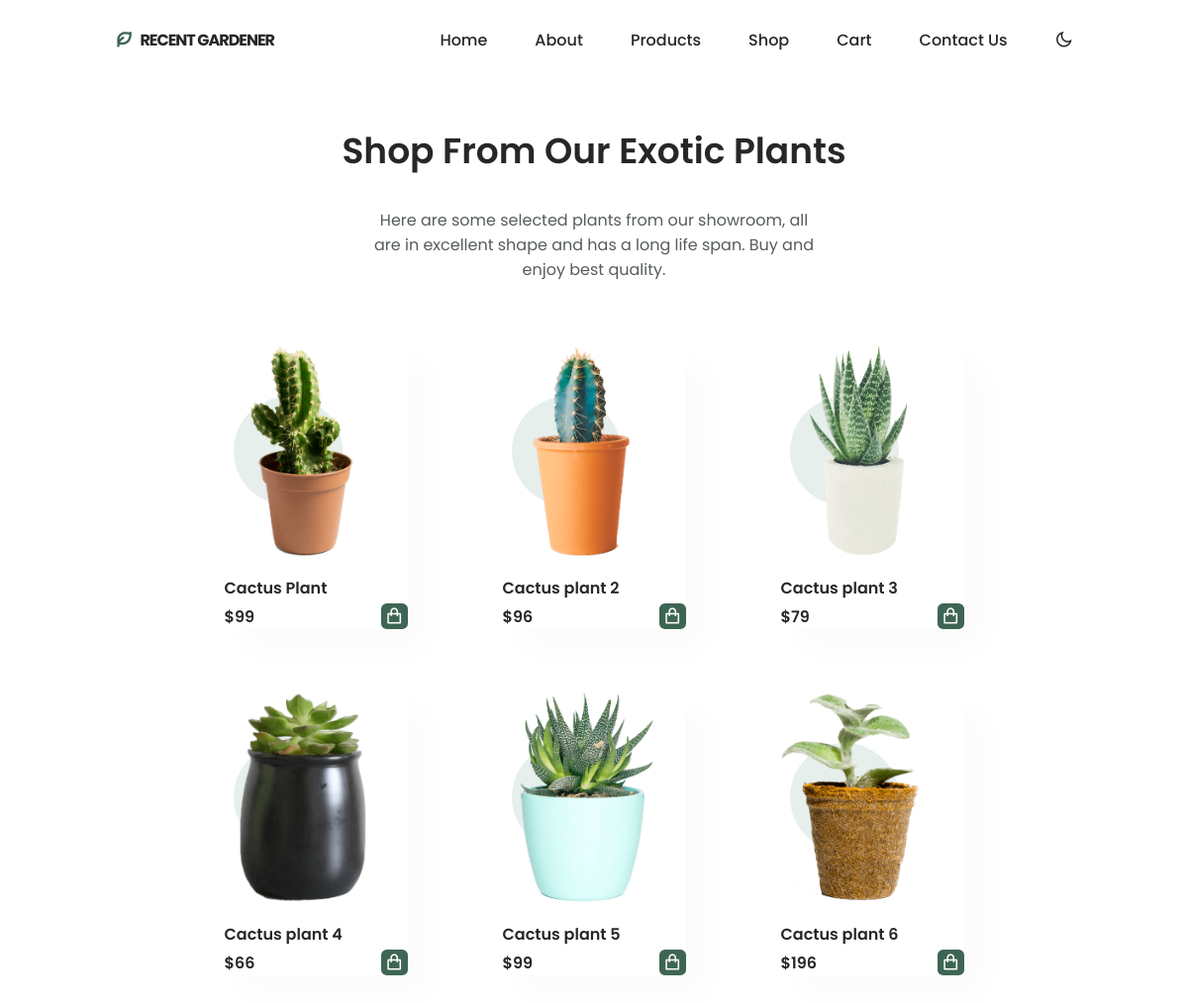
The app's page /shop/ with its own data.
### plantswebsite/models.py (models this page shows, shortened)
class Plants(models.Model):
    class Meta:
        verbose_name_plural = 'Plants'
        verbose_name = 'Plant'
    name = models.CharField(max_length=244, blank=False, null=True)
    price = models.IntegerField(blank=False, null=True)
    description = models.CharField(max_length=244, blank=True, null=True)
    image = models.ImageField(blank=True, null=True, upload_to='plants')
    highlights_one = models.CharField(max_length=128, blank=True, null=True)
    highlights_two = models.CharField(max_length=128, blank=True, null=True)
    highlights_three = models.CharField(max_length=128, blank=True, null=True)
    highlights_four = models.CharField(max_length=128, blank=True, null=True)

### plantswebsite/views.py (the view)
# urls.py: path('shop/', views.ShopView.as_view(), name="shop"),
class ShopView(generic.TemplateView):
    template_name = "plantswebsite/shop.html"
    success_url = "/home/"
    def get_context_data(self, **kwargs):
        context = super().get_context_data(**kwargs)
        shop_plants = Plants.objects.all()
        context["shop_plants"] = shop_plants
        return context

### plants/context_processors.py (called while the page is built)
def project_context(request):
    context = {
        'me': LandingScreen.objects.first(),
    }
    return context

### plantswebsite/templates/plantswebsite/shop.html (shortened to what this page needs)
{% extends 'plantswebsite/base.html' %}
{% load static %}
{% block content %}
<section class="shop section container" id="shop">
    <h2 class="section__title-center">
        Shop From Our Exotic Plants
    </h2>
    <p class="shop__description">
        Here are some selected plants from our showroom, all are in
        excellent shape and has a long life span. Buy and enjoy best quality.
    </p>
    <div class="shop__container grid">
        {% for s in shop_plants %}
        <article class="shop__card">
                <a href="{{s.id}}"> <img src="{{ s.image.url }}" alt="" class="shop__img"></a>
                <h3 class="shop__title">{{ s.name }}</h3>
                <span class="shop__price">${{ s.price }}</span>
                <button class="button--flex product__button">
                    <i class="ri-shopping-bag-line"></i>
                </button>
        </article>
        {% endfor %}
    </div>
</section>
{%endblock%}

### plantswebsite/templates/plantswebsite/base.html (shortened to what this page needs)
{% load static %}
<!DOCTYPE html>
<html lang="en">
<head>
    <link href="https://cdn.jsdelivr.net/npm/remixicon@2.5.0/fonts/remixicon.css" rel="stylesheet">
    <link rel="stylesheet" href="https://unpkg.com/swiper@7.0.5/swiper-bundle.min.css">
    <link href="{% static 'css/style.css' %}" rel="stylesheet">
</head>
<body>
    {% include 'plantswebsite/partials/nav.html' %}
    {% block content %}
    {% endblock %}
</body>
</html>

### plantswebsite/templates/plantswebsite/partials/nav.html (shortened to what this page needs)
{% load static %}
<header class="header" id="header">
    <nav class="nav container">
        <a href="{% url 'plantswebsite:home' %}" class="nav__logo">
            <i class="ri-leaf-line nav__logo-icon"></i> Recent Gardener
        </a>
        <div class="nav__menu" id="nav-menu">
            <ul class="nav__list">
                <li class="nav__item">
                    <a href="{% url 'plantswebsite:home' %}" class="nav__link">Home</a>
                </li>
                <li class="nav__item">
                    <a href="#about" class="nav__link">About</a>
                </li>
                <li class="nav__item">
                    <a href="#products" class="nav__link">Products</a>
                </li>
                <li class="nav__item">
                    <a href="{% url 'plantswebsite:shop' %}" class="nav__link">Shop</a>
                </li>
                <li class="nav__item">
                    <a href="#cart" class="nav__link">Cart</a>
                </li>
                <li class="nav__item">
                    <a href="{% url 'plantswebsite:contact' %}" class="nav__link">Contact Us</a>
                </li>
            </ul>
        </div>
        <div class="nav__btns">
            <i class="ri-moon-line change-theme" id="theme-button"></i>
        </div>
    </nav>
</header>

### plantswebsite/templates/plantswebsite/partials/footer.html (shortened to what this page needs)
{% load static %}

### records on screen
Plants: image (picture), name "Cactus Plant", price "99"
Plants: image (picture), name "Cactus plant 2", price "96"
Plants: image (picture), name "Cactus plant 3", price "79"
Plants: image (picture), name "Cactus plant 4", price "66"
Plants: image (picture), name "Cactus plant 5", price "99"
Plants: image (picture), name "Cactus plant 6", price "196"
